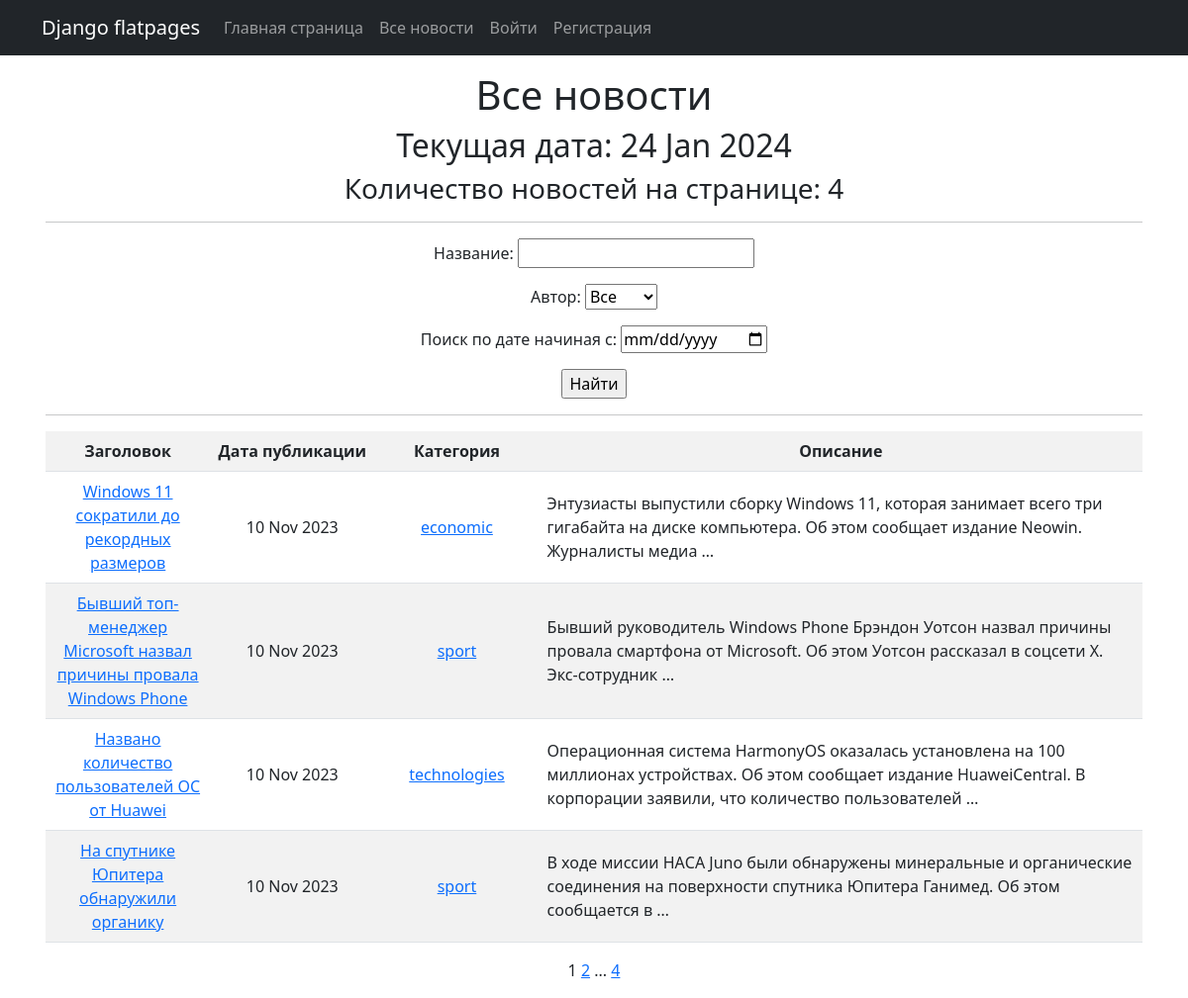
The app's page /all-posts/ with its own data.
### news/models.py (models this page shows, shortened)
class Post(models.Model):
    article = "AR"
    news = "NW"
    TYPE = [
        (article, 'Статья'),
        (news, 'Новость')
    ]
    author = models.ForeignKey(Author, on_delete = models.CASCADE)
    post_type = models.CharField(max_length = 2, choices=TYPE, default=article)
    time_in = models.DateTimeField(auto_now_add = True)
    categories = models.ManyToManyField(Category, through = "PostCategory")
    title = models.CharField(max_length = 120)
    text = models.TextField(unique = True)
    rating = models.IntegerField(default = 0)

class Category(models.Model):
    category = models.CharField(max_length = 255, unique = True)
    subscribers = models.ManyToManyField(User, related_name='categories', blank=True)

### news/views.py (the view)
# urls.py: path('', NewsList.as_view(), name='news_list'),
class NewsList(ListView):
    model = Post
    ordering = '-time_in'
    template_name = 'news.html'
    context_object_name = 'news'
    paginate_by = 4  # вот так мы можем указать количество записей на странице
    def get_queryset(self):
        queryset = super().get_queryset()
        self.filterset = NewsFilter(self.request.GET, queryset)
        return self.filterset.qs
    def get_context_data(self, **kwargs):
        context = super().get_context_data(**kwargs)
        context['time_now'] = datetime.utcnow()
        context['filterset'] = self.filterset
        return context

### news/models.py (called while the page is built)
    def __str__(self):
        return self.user.username

### news/templatetags/custom_filters.py (called while the page is built)
@register.filter(name = "censor")
def currency(value):
   for word in censor_list:
      value = value.replace(word, '*' * len(word))
   return value

### news/templatetags/custom_tags.py (called while the page is built)
@register.simple_tag()
def current_time(format_string='%d %b %Y'):
   return datetime.utcnow().strftime(format_string)

@register.simple_tag(takes_context=True)
def url_replace(context, **kwargs):
   d = context['request'].GET.copy()
   for k, v in kwargs.items():
       d[k] = v
   return d.urlencode()

### templates/news.html (shortened to what this page needs)
{% extends 'flatpages/default.html' %}
{% load custom_filters %}
{% load custom_tags %}
{% block content %}
<h1>Все новости</h1>
<h2>Текущая дата: {% current_time '%d %b %Y' %}</h2>
<h3>Количество новостей на странице: {{ news|length }}</h3>
<hr>
   <form action="" method="get">
       {{ filterset.form.as_p }}
       <input type="submit" value="Найти" />
   </form>
<hr>
   {% if news %}
       <table class="table table-striped" style="vertical-align: middle;">
           <tr>
               <th style="width:15%;">Заголовок</th>
               <th style="width:15%;">Дата публикации</th>
               <th style="width:15%;">Категория</th>
               <th>Описание</th>
           </tr>
           {% for new in news %}
           <tr>
               <td>
                   <a href="{% url 'news_detail' new.id %}">{{ new.title | censor }}</a>
               </td>
               <td>{{ new.time_in|date:'d M Y' }}</td>
               <td>{% for category in new.categories.all %}
                   <a href="{% url 'category_list' category.id %}"> {{ category.category }}</a>
                   {% endfor %}
               </td>
               <td style="text-align:left;">{{ new.text | truncatewords:20 | censor }}</td>
           </tr>
           {% endfor %}
       </table>
   {% else %}
       <h2>Новостей нет!</h2>
   {% endif %}
   {{ page_obj.number }}
   {% if page_obj.has_next %}
       <a href="?{% url_replace page=page_obj.next_page_number %}">{{ page_obj.next_page_number }}</a>
       {% if paginator.num_pages != page_obj.next_page_number %}
           ...
           <a href="?{% url_replace page=page_obj.paginator.num_pages %}">{{ page_obj.paginator.num_pages }}</a>
       {% endif %}
   {% endif %}
{% endblock content %}

### records on screen
Post: title|censor "Windows 11 сократили до рекордных размеров", time_in "10 Nov 2023", text|censor "Энтузиасты выпустили сборку Windows 11, которая занимает всего три гигабайта на диске компьютера. Об этом сообщает издание Neowin. Журналисты медиа …"
Category: category "economic"
Post: title|censor "Бывший топ-менеджер Microsoft назвал причины провала Windows Phone", time_in "10 Nov 2023", text|censor "Бывший руководитель Windows Phone Брэндон Уотсон назвал причины провала смартфона от Microsoft. Об этом Уотсон рассказал в соцсети X. Экс-сотрудник …"
Category: category "sport"
Post: title|censor "Названо количество пользователей ОС от Huawei", time_in "10 Nov 2023", text|censor "Операционная система HarmonyOS оказалась установлена на 100 миллионах устройствах. Об этом сообщает издание HuaweiCentral. В корпорации заявили, что количество пользователей …"
Category: category "technologies"
Post: title|censor "На спутнике Юпитера обнаружили органику", time_in "10 Nov 2023", text|censor "В ходе миссии НАСА Juno были обнаружены минеральные и органические соединения на поверхности спутника Юпитера Ганимед. Об этом сообщается в …"

### other values on screen
{{ news|length }} "4"
{{ page_obj.number }} "1"
{{ page_obj.next_page_number }} "2"
{{ page_obj.paginator.num_pages }} "4"
